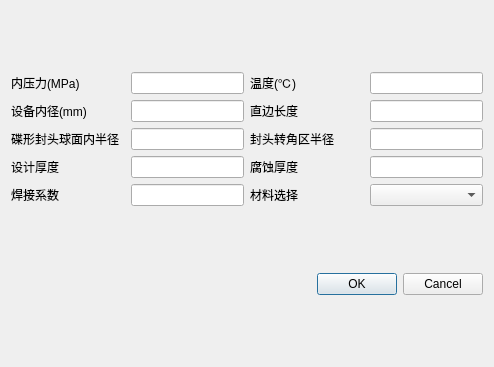
<?xml version="1.0" encoding="UTF-8"?>
<ui version="4.0">
 <class>Dialog</class>
 <widget class="QDialog" name="Dialog">
  <property name="geometry">
   <rect>
    <x>0</x>
    <y>0</y>
    <width>494</width>
    <height>367</height>
   </rect>
  </property>
  <property name="windowTitle">
   <string>Dialog</string>
  </property>
  <layout class="QGridLayout" name="gridLayout_2">
   <item row="0" column="0">
    <layout class="QGridLayout" name="gridLayout" rowstretch="1,1,1,1,1" columnstretch="0,1,1,1,1">
     <item row="1" column="3">
      <widget class="QLabel" name="label_4">
       <property name="text">
        <string>直边长度</string>
       </property>
      </widget>
     </item>
     <item row="3" column="4">
      <widget class="QLineEdit" name="lineEdit_8"/>
     </item>
     <item row="2" column="3">
      <widget class="QLabel" name="label_6">
       <property name="text">
        <string>封头转角区半径</string>
       </property>
      </widget>
     </item>
     <item row="1" column="1">
      <widget class="QLabel" name="label_3">
       <property name="text">
        <string>设备内径(mm)</string>
       </property>
      </widget>
     </item>
     <item row="0" column="1">
      <widget class="QLabel" name="label">
       <property name="text">
        <string>内压力(MPa)</string>
       </property>
      </widget>
     </item>
     <item row="0" column="2">
      <widget class="QLineEdit" name="lineEdit"/>
     </item>
     <item row="2" column="1">
      <widget class="QLabel" name="label_5">
       <property name="text">
        <string>碟形封头球面内半径</string>
       </property>
      </widget>
     </item>
     <item row="1" column="2">
      <widget class="QLineEdit" name="lineEdit_3"/>
     </item>
     <item row="2" column="4">
      <widget class="QLineEdit" name="lineEdit_6"/>
     </item>
     <item row="0" column="3">
      <widget class="QLabel" name="label_2">
       <property name="text">
        <string>温度(℃)</string>
       </property>
      </widget>
     </item>
     <item row="0" column="4">
      <widget class="QLineEdit" name="lineEdit_2"/>
     </item>
     <item row="3" column="3">
      <widget class="QLabel" name="label_8">
       <property name="text">
        <string>腐蚀厚度</string>
       </property>
      </widget>
     </item>
     <item row="2" column="2">
      <widget class="QLineEdit" name="lineEdit_5"/>
     </item>
     <item row="1" column="4">
      <widget class="QLineEdit" name="lineEdit_4"/>
     </item>
     <item row="3" column="2">
      <widget class="QLineEdit" name="lineEdit_7"/>
     </item>
     <item row="3" column="1">
      <widget class="QLabel" name="label_7">
       <property name="text">
        <string>设计厚度</string>
       </property>
      </widget>
     </item>
     <item row="4" column="1">
      <widget class="QLabel" name="label_9">
       <property name="text">
        <string>焊接系数</string>
       </property>
      </widget>
     </item>
     <item row="4" column="2">
      <widget class="QLineEdit" name="lineEdit_9"/>
     </item>
     <item row="4" column="3">
      <widget class="QLabel" name="label_10">
       <property name="text">
        <string>材料选择</string>
       </property>
      </widget>
     </item>
     <item row="4" column="4">
      <widget class="QComboBox" name="comboBox"/>
     </item>
    </layout>
   </item>
   <item row="1" column="0">
    <widget class="QDialogButtonBox" name="buttonBox">
     <property name="orientation">
      <enum>Qt::Horizontal</enum>
     </property>
     <property name="standardButtons">
      <set>QDialogButtonBox::Cancel|QDialogButtonBox::Ok</set>
     </property>
    </widget>
   </item>
  </layout>
 </widget>
 <resources/>
 <connections>
  <connection>
   <sender>buttonBox</sender>
   <signal>accepted()</signal>
   <receiver>Dialog</receiver>
   <slot>accept()</slot>
   <hints>
    <hint type="sourcelabel">
     <x>248</x>
     <y>254</y>
    </hint>
    <hint type="destinationlabel">
     <x>157</x>
     <y>274</y>
    </hint>
   </hints>
  </connection>
  <connection>
   <sender>buttonBox</sender>
   <signal>rejected()</signal>
   <receiver>Dialog</receiver>
   <slot>reject()</slot>
   <hints>
    <hint type="sourcelabel">
     <x>316</x>
     <y>260</y>
    </hint>
    <hint type="destinationlabel">
     <x>286</x>
     <y>274</y>
    </hint>
   </hints>
  </connection>
 </connections>
</ui>
